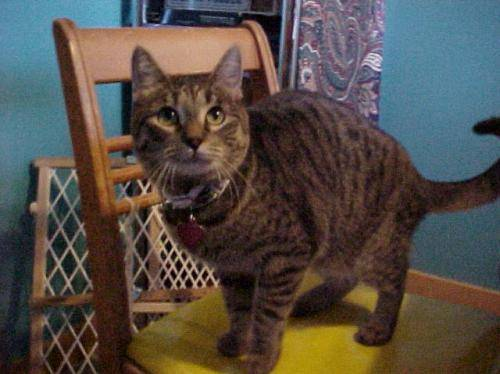
#> input picture MID/animal_dataset/cat/cats_00001.jpg, 500 x 374 px; its folder holds only this picture in this run
$ jupyter execute --allow-errors Assignment1.ipynb
#> lines starting #> are read from the running program, lines starting #| are printed output that depends on the picture
[cell 1]
import os
import numpy as np
from PIL import Image
import matplotlib.pyplot as plt
from tqdm import tqdm

print("Libraries imported successfully!")
print(f"NumPy version: {np.__version__}")

[cell 2]
def load_images(folder_path, target_size=(32, 32), normalize=True):
#> called with folder_path = './animal_dataset', target_size = (32, 32), normalize = True
    images = []
    labels = []
    class_names = []

    try:
        class_folders = sorted([
            f for f in os.listdir(folder_path)
            if os.path.isdir(os.path.join(folder_path, f))
        ])

        print(f"Found {len(class_folders)} classes: {class_folders}")

        for class_idx, class_name in enumerate(class_folders):
            class_names.append(class_name)
            class_path = os.path.join(folder_path, class_name)

            image_files = [
                f for f in os.listdir(class_path)
                if f.lower().endswith(('.png', '.jpg', '.jpeg', '.bmp'))
            ]

            print(f"Loading {len(image_files)} images from class '{class_name}'...")

            for img_file in tqdm(image_files, desc=f"Class {class_name}"):
                try:
                    img_path = os.path.join(class_path, img_file)
                    img = Image.open(img_path)
#> img is the input picture: PIL image 500x374 RGB; mean R, G, B 83.6, 76.6, 70.4
                    img = img.convert('L')                   # grayscale
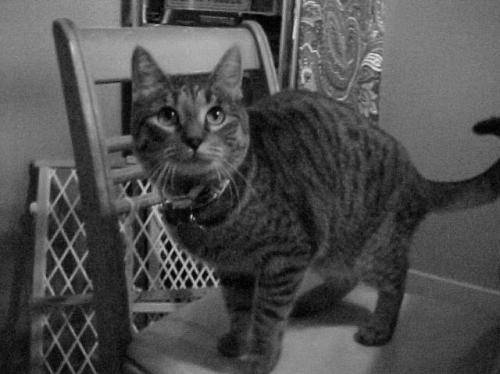
#> img: PIL image 500x374 L; min 0, max 230, mean 78
                    img = img.resize(target_size)            # resize 32×32
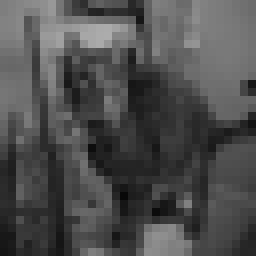
#> img: PIL image 32x32 L (shown 8 times larger); min 8, max 172, mean 78

                    img_array = np.array(img, dtype=np.float32)

                    if normalize:
                        img_array = img_array / 255.0         # normalize to [0,1]

                    img_array = img_array.flatten()           # flatten to (1024,)
#> img_array = 1024 values, max 0.675 at index 141, min 0.0314 at index 783, mean 0.306

                    images.append(img_array)
                    labels.append(class_idx)

                except Exception as e:
                    print(f"Error loading {img_file}: {str(e)}")
                    continue
#> pass 2 of the loop in load_images, `for class_idx, class_name in enumerate(class_folders):`:
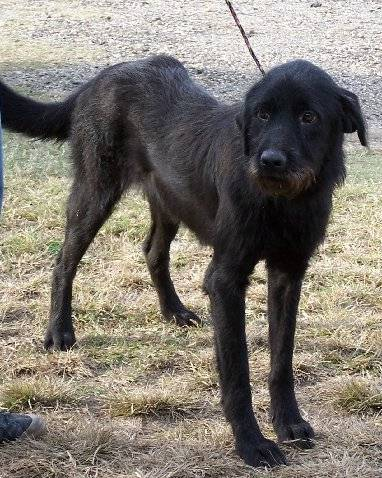
#> input picture MID/animal_dataset/dog/dogs_00001.jpg, 382 x 478 px
#> in load_images, img is the input picture: PIL image 382x478 RGB; mean R, G, B 128.5, 122.8, 114.2
#> in load_images, `img = img.convert('L')`:
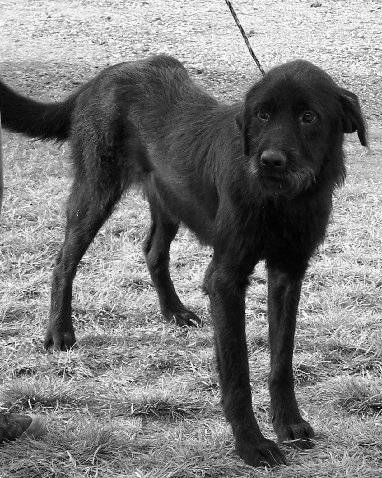
#> img: PIL image 382x478 L; min 0, max 255, mean 123.5
#> in load_images, `img = img.resize(target_size)`:
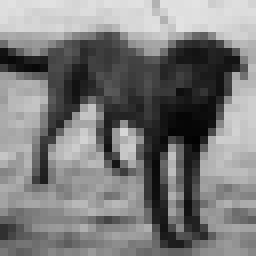
#> img: PIL image 32x32 L (shown 8 times larger); min 2, max 227, mean 123.6
#> in load_images, `img_array = img_array.flatten()`: img_array = 1024 values, max 0.89 at index 24, min 0.00784 at index 568, mean 0.485

        images = np.array(images)
        labels = np.array(labels)

        print("\nDataset loaded successfully!")
        print(f"Total images: {len(images)}")
#| Total images: 2
        if len(images)>0:
            print(f"Image vector shape: {images[0].shape}")  # should be 1024
#| Image vector shape: (1024,)
        print(f"Classes: {class_names}")
        print(f"Class distribution: {np.bincount(labels)}")

        return images, labels, class_names

    except Exception as e:
        print(f"Error in load_images: {str(e)}")
        return None, None, None

[cell 3]
DATASET_PATH = "./animal_dataset"

X, y, class_names = load_images(DATASET_PATH)
#> y = [0, 1]; class_names = ['cat', 'dog']

print("Final X shape:", X.shape)
#| Final X shape: (2, 1024)
print("Final y shape:", y.shape)
#| Final y shape: (2,)

[cell 4]
def show_samples_per_class(X_flat, y, class_names, samples_per_class=5):
#> called with X_flat = array of shape (2, 1024), y = array of shape (2,), samples_per_class = 5
    h = 32; w = 32
    n_classes = len(class_names)
#> n_classes = 2
    plt.figure(figsize=(samples_per_class * 2, n_classes * 2))

    for ci, cname in enumerate(class_names):
        idxs = np.where(y == ci)[0]
        if len(idxs) == 0:
            continue
        sel = idxs[:samples_per_class] if len(idxs) >= samples_per_class else idxs
        for j, idx in enumerate(sel):
            plt_idx = ci * samples_per_class + j + 1
            plt.subplot(n_classes, samples_per_class, plt_idx)
            plt.imshow(X_flat[idx].reshape(h, w), cmap='gray')
            if j == 0:
                plt.ylabel(cname, fontsize=10)
            plt.xticks([])
            plt.yticks([])
#> this loop made 2 passes
#> (ci, cname, idxs, sel) on passes 1 to 2: (0, 'cat', [0], [0]), (1, 'dog', [1], [1])
    plt.suptitle("Sample images per class (grayscale 32x32)", fontsize=14)
    plt.tight_layout(rect=[0,0,1,0.96])
    plt.show()
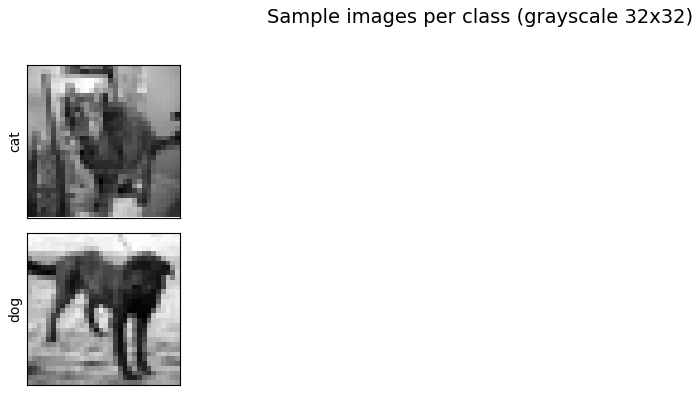
#> figure drawn by matplotlib, 2 panels

show_samples_per_class(X, y, class_names, samples_per_class=5)

# Distance Functions

[cell 5]
def L1_distance(a, b):
    return np.sum(np.abs(a - b))

def L2_distance(a, b):
    return np.sqrt(np.sum((a - b)**2))

# KNN Prediction

[cell 6]
def get_k_neighbors(test_sample, X_train, y_train, k=3, distance='l2'):
    dists = []
    if distance == 'l1':
        for i in range(len(X_train)):
            d = L1_distance(test_sample, X_train[i])
            dists.append((d, y_train[i], i))
    else:
        for i in range(len(X_train)):
            d = L2_distance(test_sample, X_train[i])
            dists.append((d, y_train[i], i))
    dists.sort(key=lambda x: x[0])
    return dists[:k]

def knn_predict_label(test_sample, X_train, y_train, k=3, distance='l2'):
    neighbors = get_k_neighbors(test_sample, X_train, y_train, k=k, distance=distance)
    labels = [n[1] for n in neighbors]
    vals, counts = np.unique(labels, return_counts=True)
    max_count = counts.max()
    candidates = vals[counts == max_count]
    if len(candidates) == 1:
        return candidates[0]
    # tie-breaker: choose candidate with smallest average distance among neighbors
    avg_dist = {}
    for c in candidates:
        avg_dist[c] = np.mean([n[0] for n in neighbors if n[1] == c])
    return min(avg_dist, key=avg_dist.get)

# 5-fold

# 5-fold

[cell 7]
def get_stratified_folds(y, k=5, random_state=None):
    # Simple stratified-ish folding: shuffle within each class then concatenate
#> called with y = array of shape (2,), k = 5, random_state = 42
    if random_state is not None:
        np.random.seed(random_state)
    classes = np.unique(y)
#> classes = [0, 1]
    folds = [[] for _ in range(k)]
    for c in classes:
        idxs = np.where(y==c)[0]
        np.random.shuffle(idxs)
        for i, idx in enumerate(idxs):
            folds[i % k].append(idx)
#> this loop made 2 passes
#> `folds = get_stratified_folds(y, k=5, random_state=42)`: folds = [[0, 1], empty array, empty array, empty array, empty array]
    folds = [np.array(f, dtype=int) for f in folds]
    return folds

# Cross Val

[cell 8]
def cross_validate_knn(X, y, k_values, distance='l2', folds=None):
#> called with X = array of shape (2, 1024), y = array of shape (2,), distance = 'l1'
    if folds is None:
        folds = get_stratified_folds(y, k=5, random_state=42)
    avg_accs = []
    for k_val in k_values:
        fold_accs = []
        print(f"\nEvaluating distance={distance}, k={k_val}")
        for i in range(len(folds)):
            val_idx = folds[i]
            train_idx = np.hstack([folds[j] for j in range(len(folds)) if j != i])
            X_train, y_train = X[train_idx], y[train_idx]
            X_val, y_val = X[val_idx], y[val_idx]
            correct = 0
            for j in range(len(X_val)):
                pred = knn_predict_label(X_val[j], X_train, y_train, k=k_val, distance=distance)
                if pred == y_val[j]:
                    correct += 1
            acc = correct / len(X_val)
            print(f" Fold {i+1} acc: {acc:.3f}")
            fold_accs.append(acc)
        avg = np.mean(fold_accs)
        print(f" -> Average acc for k={k_val}: {avg:.3f}")
        avg_accs.append(avg)
#> after the loop, avg_accs = []
    return avg_accs

[cell 9]
k_values = list(range(1, 16))
folds = get_stratified_folds(y, k=5, random_state=42)  # use same folds for fair compare

#> (the rest of this cell did not finish here and is left out)

# Top 5 prediction

[cell 10]
# If you have a test folder, set TEST_PATH to it. If not, leave None to auto-select.
TEST_PATH = None   # e.g., "./animal_dataset_test" or None

def get_test_examples(X, y, class_names, test_path=None, n_test=5, random_state=42):
#> called with X = array of shape (2, 1024), y = array of shape (2,), n_test = 5, random_state = 42
    if test_path and os.path.isdir(test_path):
        files = [f for f in sorted(os.listdir(test_path)) if f.lower().endswith(('.png','.jpg','.jpeg','.bmp'))]
        tests = []
        for f in files[:n_test]:
            img = Image.open(os.path.join(test_path, f)).convert('L').resize((32,32))
            arr = np.array(img, dtype=np.float32)/255.0
            tests.append((f, arr.flatten()))
        return tests, None, None
    else:
        # create hold-out: sample n_test indices from X and return them plus new train set indices
        np.random.seed(random_state)
        all_idx = np.arange(len(X))
#> all_idx = [0, 1]
        chosen = np.random.choice(all_idx, size=n_test, replace=False)
        remaining = np.setdiff1d(all_idx, chosen)
        tests = [('holdout_'+str(i), X[idx]) for i, idx in enumerate(chosen)]
        return tests, chosen, remaining

#> (the rest of this cell did not finish here and is left out)
